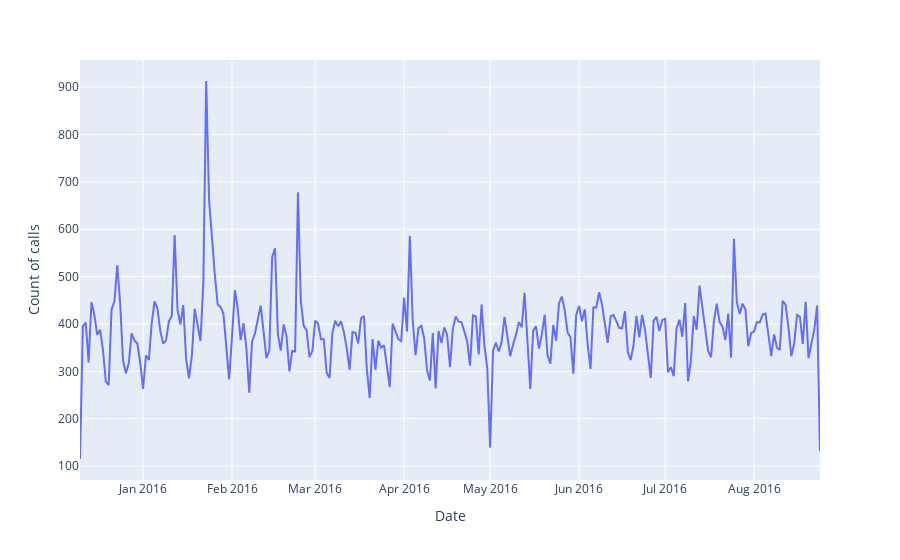

Source (notebook cell):
### Markdown cell above
# Number of calls by each Date

### Code cell
date=bydate['Date']
twp=bydate['twp']
px.line(bydate,x='Date',y='twp',labels={'date':'Date','twp':'Count of calls'})

### Figure 1 — Plotly figure (JSON) as saved in the notebook; plotly's stock layout.template omitted (floating-point values rounded to 4 significant figures; data arrays with more than 128 entries replaced by an {"elided": "..."} marker saying what was removed)
{"data": [{"hovertemplate": "Date=%{x}<br>Count of calls=%{y}<extra></extra>", "legendgroup": "", "line": {"color": "#636efa", "dash": "solid"}, "marker": {"symbol": "circle"}, "mode": "lines", "name": "", "orientation": "v", "showlegend": false, "type": "scatter", "x": {"elided": "259 str values"}, "xaxis": "x", "y": {"elided": "259 int values"}, "yaxis": "y"}], "layout": {"legend": {"tracegroupgap": 0}, "margin": {"t": 60}, "xaxis": {"anchor": "y", "domain": [0, 1], "title": {"text": "Date"}}, "yaxis": {"anchor": "x", "domain": [0, 1], "title": {"text": "Count of calls"}}}}
